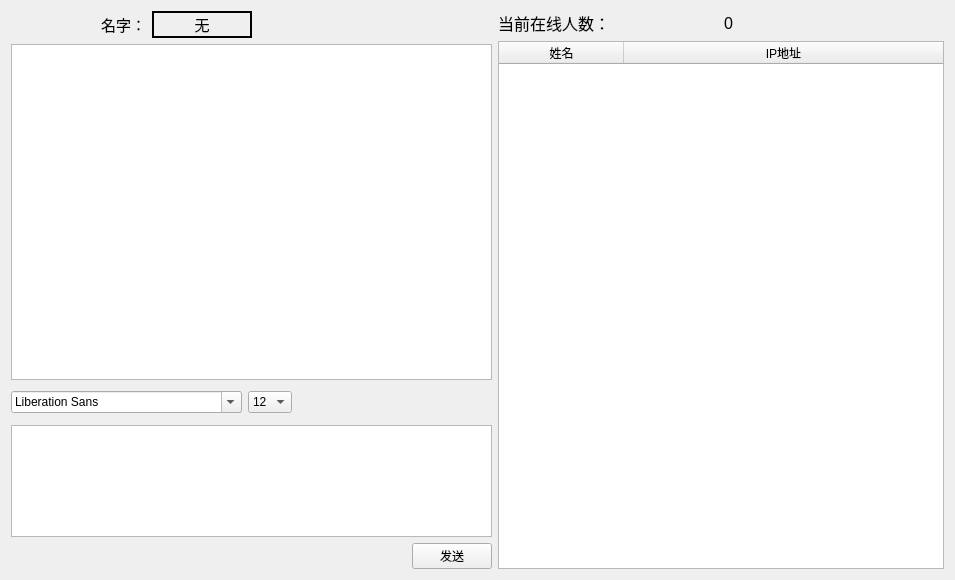
<?xml version="1.0" encoding="UTF-8"?>
<ui version="4.0">
 <class>ChatRoomUIClass</class>
 <widget class="QWidget" name="ChatRoomUIClass">
  <property name="geometry">
   <rect>
    <x>0</x>
    <y>0</y>
    <width>955</width>
    <height>580</height>
   </rect>
  </property>
  <property name="windowTitle">
   <string>ChatRoom</string>
  </property>
  <layout class="QHBoxLayout" name="horizontalLayout_8">
   <item>
    <layout class="QVBoxLayout" name="verticalLayout_2">
     <item>
      <layout class="QHBoxLayout" name="horizontalLayout_5">
       <item>
        <layout class="QVBoxLayout" name="verticalLayout">
         <item>
          <layout class="QHBoxLayout" name="horizontalLayout_2">
           <item>
            <spacer name="horizontalSpacer_4">
             <property name="orientation">
              <enum>Qt::Horizontal</enum>
             </property>
             <property name="sizeHint" stdset="0">
              <size>
               <width>40</width>
               <height>20</height>
              </size>
             </property>
            </spacer>
           </item>
           <item>
            <layout class="QHBoxLayout" name="horizontalLayout_3">
             <item>
              <widget class="QLabel" name="serverIPLabel">
               <property name="font">
                <font>
                 <pointsize>11</pointsize>
                </font>
               </property>
               <property name="text">
                <string>名字：</string>
               </property>
              </widget>
             </item>
             <item>
              <widget class="QLabel" name="clientName">
               <property name="minimumSize">
                <size>
                 <width>100</width>
                 <height>0</height>
                </size>
               </property>
               <property name="font">
                <font>
                 <pointsize>11</pointsize>
                </font>
               </property>
               <property name="frameShape">
                <enum>QFrame::WinPanel</enum>
               </property>
               <property name="text">
                <string>无</string>
               </property>
               <property name="alignment">
                <set>Qt::AlignCenter</set>
               </property>
              </widget>
             </item>
            </layout>
           </item>
           <item>
            <layout class="QHBoxLayout" name="horizontalLayout_4"/>
           </item>
          </layout>
         </item>
        </layout>
       </item>
       <item>
        <spacer name="horizontalSpacer_3">
         <property name="orientation">
          <enum>Qt::Horizontal</enum>
         </property>
         <property name="sizeHint" stdset="0">
          <size>
           <width>40</width>
           <height>20</height>
          </size>
         </property>
        </spacer>
       </item>
      </layout>
     </item>
     <item>
      <widget class="QTextBrowser" name="listWidget">
       <property name="sizePolicy">
        <sizepolicy hsizetype="Expanding" vsizetype="Expanding">
         <horstretch>0</horstretch>
         <verstretch>3</verstretch>
        </sizepolicy>
       </property>
       <property name="font">
        <font>
         <pointsize>12</pointsize>
        </font>
       </property>
       <property name="html">
        <string>&lt;!DOCTYPE HTML PUBLIC &quot;-//W3C//DTD HTML 4.0//EN&quot; &quot;http://www.w3.org/TR/REC-html40/strict.dtd&quot;&gt;
&lt;html&gt;&lt;head&gt;&lt;meta name=&quot;qrichtext&quot; content=&quot;1&quot; /&gt;&lt;style type=&quot;text/css&quot;&gt;
p, li { white-space: pre-wrap; }
&lt;/style&gt;&lt;/head&gt;&lt;body style=&quot; font-family:'SimSun'; font-size:12pt; font-weight:400; font-style:normal;&quot;&gt;
&lt;p style=&quot;-qt-paragraph-type:empty; margin-top:0px; margin-bottom:0px; margin-left:0px; margin-right:0px; -qt-block-indent:0; text-indent:0px;&quot;&gt;&lt;br /&gt;&lt;/p&gt;&lt;/body&gt;&lt;/html&gt;</string>
       </property>
      </widget>
     </item>
     <item>
      <layout class="QHBoxLayout" name="horizontalLayout_6">
       <item>
        <widget class="QFontComboBox" name="fontCbx">
         <property name="sizePolicy">
          <sizepolicy hsizetype="Minimum" vsizetype="Fixed">
           <horstretch>0</horstretch>
           <verstretch>0</verstretch>
          </sizepolicy>
         </property>
        </widget>
       </item>
       <item>
        <widget class="QComboBox" name="sizeCbx">
         <property name="sizePolicy">
          <sizepolicy hsizetype="Minimum" vsizetype="Fixed">
           <horstretch>0</horstretch>
           <verstretch>0</verstretch>
          </sizepolicy>
         </property>
         <property name="currentIndex">
          <number>4</number>
         </property>
         <item>
          <property name="text">
           <string>8</string>
          </property>
         </item>
         <item>
          <property name="text">
           <string>9</string>
          </property>
         </item>
         <item>
          <property name="text">
           <string>10</string>
          </property>
         </item>
         <item>
          <property name="text">
           <string>11</string>
          </property>
         </item>
         <item>
          <property name="text">
           <string>12</string>
          </property>
         </item>
         <item>
          <property name="text">
           <string>13</string>
          </property>
         </item>
         <item>
          <property name="text">
           <string>14</string>
          </property>
         </item>
         <item>
          <property name="text">
           <string>15</string>
          </property>
         </item>
         <item>
          <property name="text">
           <string>16</string>
          </property>
         </item>
         <item>
          <property name="text">
           <string>17</string>
          </property>
         </item>
         <item>
          <property name="text">
           <string>18</string>
          </property>
         </item>
         <item>
          <property name="text">
           <string>19</string>
          </property>
         </item>
         <item>
          <property name="text">
           <string>20</string>
          </property>
         </item>
         <item>
          <property name="text">
           <string>21</string>
          </property>
         </item>
         <item>
          <property name="text">
           <string>22</string>
          </property>
         </item>
        </widget>
       </item>
       <item>
        <widget class="QToolButton" name="boldTBtn">
         <property name="minimumSize">
          <size>
           <width>32</width>
           <height>32</height>
          </size>
         </property>
         <property name="text">
          <string/>
         </property>
         <property name="icon">
          <iconset resource="ChatRoomUI.qrc">
           <normaloff>:/ChatRoomUI/Resources/bold.png</normaloff>:/ChatRoomUI/Resources/bold.png</iconset>
         </property>
         <property name="iconSize">
          <size>
           <width>26</width>
           <height>26</height>
          </size>
         </property>
         <property name="checkable">
          <bool>true</bool>
         </property>
         <property name="autoRaise">
          <bool>true</bool>
         </property>
        </widget>
       </item>
       <item>
        <widget class="QToolButton" name="italicTBtn">
         <property name="minimumSize">
          <size>
           <width>32</width>
           <height>32</height>
          </size>
         </property>
         <property name="text">
          <string/>
         </property>
         <property name="icon">
          <iconset resource="ChatRoomUI.qrc">
           <normaloff>:/ChatRoomUI/Resources/italic.png</normaloff>:/ChatRoomUI/Resources/italic.png</iconset>
         </property>
         <property name="iconSize">
          <size>
           <width>26</width>
           <height>26</height>
          </size>
         </property>
         <property name="checkable">
          <bool>true</bool>
         </property>
         <property name="autoRaise">
          <bool>true</bool>
         </property>
        </widget>
       </item>
       <item>
        <widget class="QToolButton" name="underlineTBtn">
         <property name="minimumSize">
          <size>
           <width>32</width>
           <height>32</height>
          </size>
         </property>
         <property name="text">
          <string/>
         </property>
         <property name="icon">
          <iconset resource="ChatRoomUI.qrc">
           <normaloff>:/ChatRoomUI/Resources/underlined.png</normaloff>:/ChatRoomUI/Resources/underlined.png</iconset>
         </property>
         <property name="iconSize">
          <size>
           <width>26</width>
           <height>26</height>
          </size>
         </property>
         <property name="checkable">
          <bool>true</bool>
         </property>
         <property name="autoRaise">
          <bool>true</bool>
         </property>
        </widget>
       </item>
       <item>
        <widget class="QToolButton" name="colorTBtn">
         <property name="minimumSize">
          <size>
           <width>32</width>
           <height>32</height>
          </size>
         </property>
         <property name="text">
          <string/>
         </property>
         <property name="icon">
          <iconset resource="ChatRoomUI.qrc">
           <normaloff>:/ChatRoomUI/Resources/color.png</normaloff>:/ChatRoomUI/Resources/color.png</iconset>
         </property>
         <property name="iconSize">
          <size>
           <width>26</width>
           <height>26</height>
          </size>
         </property>
         <property name="autoRaise">
          <bool>true</bool>
         </property>
        </widget>
       </item>
       <item>
        <widget class="QToolButton" name="sendFileTBtn">
         <property name="minimumSize">
          <size>
           <width>32</width>
           <height>32</height>
          </size>
         </property>
         <property name="text">
          <string/>
         </property>
         <property name="icon">
          <iconset resource="ChatRoomUI.qrc">
           <normaloff>:/ChatRoomUI/Resources/Send.png</normaloff>:/ChatRoomUI/Resources/Send.png</iconset>
         </property>
         <property name="iconSize">
          <size>
           <width>26</width>
           <height>26</height>
          </size>
         </property>
         <property name="autoRaise">
          <bool>true</bool>
         </property>
        </widget>
       </item>
      </layout>
     </item>
     <item>
      <widget class="QTextEdit" name="sendLineEdit">
       <property name="sizePolicy">
        <sizepolicy hsizetype="Expanding" vsizetype="Expanding">
         <horstretch>0</horstretch>
         <verstretch>1</verstretch>
        </sizepolicy>
       </property>
       <property name="font">
        <font>
         <pointsize>12</pointsize>
        </font>
       </property>
      </widget>
     </item>
     <item>
      <layout class="QHBoxLayout" name="horizontalLayout">
       <item>
        <spacer name="horizontalSpacer">
         <property name="orientation">
          <enum>Qt::Horizontal</enum>
         </property>
         <property name="sizeHint" stdset="0">
          <size>
           <width>40</width>
           <height>20</height>
          </size>
         </property>
        </spacer>
       </item>
       <item>
        <widget class="QPushButton" name="sendBtn">
         <property name="text">
          <string>发送</string>
         </property>
         <property name="checkable">
          <bool>false</bool>
         </property>
        </widget>
       </item>
      </layout>
     </item>
    </layout>
   </item>
   <item>
    <layout class="QVBoxLayout" name="verticalLayout_4">
     <item>
      <layout class="QVBoxLayout" name="verticalLayout_3">
       <item>
        <layout class="QHBoxLayout" name="horizontalLayout_7">
         <item>
          <widget class="QLabel" name="label">
           <property name="font">
            <font>
             <pointsize>12</pointsize>
            </font>
           </property>
           <property name="text">
            <string>当前在线人数：</string>
           </property>
          </widget>
         </item>
         <item>
          <widget class="QLabel" name="onlineNumber">
           <property name="font">
            <font>
             <pointsize>12</pointsize>
            </font>
           </property>
           <property name="frameShape">
            <enum>QFrame::NoFrame</enum>
           </property>
           <property name="text">
            <string>0</string>
           </property>
          </widget>
         </item>
        </layout>
       </item>
       <item>
        <widget class="QTableWidget" name="tableWidget">
         <property name="sizePolicy">
          <sizepolicy hsizetype="Expanding" vsizetype="Expanding">
           <horstretch>0</horstretch>
           <verstretch>0</verstretch>
          </sizepolicy>
         </property>
         <property name="minimumSize">
          <size>
           <width>311</width>
           <height>525</height>
          </size>
         </property>
         <property name="selectionMode">
          <enum>QAbstractItemView::SingleSelection</enum>
         </property>
         <property name="selectionBehavior">
          <enum>QAbstractItemView::SelectRows</enum>
         </property>
         <attribute name="horizontalHeaderVisible">
          <bool>true</bool>
         </attribute>
         <attribute name="horizontalHeaderDefaultSectionSize">
          <number>125</number>
         </attribute>
         <attribute name="horizontalHeaderStretchLastSection">
          <bool>true</bool>
         </attribute>
         <column>
          <property name="text">
           <string>姓名</string>
          </property>
         </column>
         <column>
          <property name="text">
           <string>IP地址</string>
          </property>
         </column>
        </widget>
       </item>
      </layout>
     </item>
    </layout>
   </item>
  </layout>
 </widget>
 <layoutdefault spacing="6" margin="11"/>
 <resources>
  <include location="ChatRoomUI.qrc"/>
 </resources>
 <connections/>
</ui>
